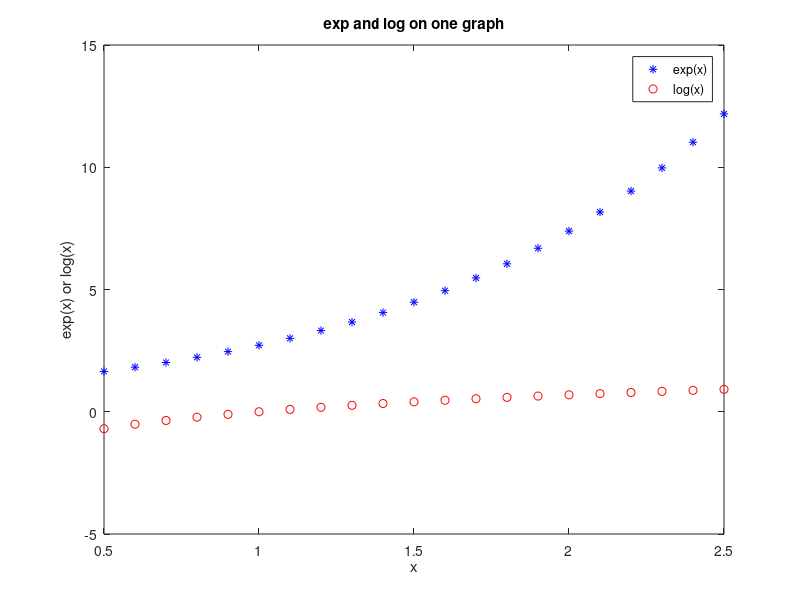

MATLAB code to generate this figure:
% expnlog.m

% This script plots exp(x) and log(x) for values of x ranging
% from 0.5 to 2.5

clf
x = 0.5:0.1:2.5;
y = exp(x);
plot(x,y,'b*')
hold on

y = log(x);
plot(x,y,'ro')
legend('exp(x)','log(x)')
xlabel('x')
ylabel('exp(x) or log(x)')
title('exp and log on one graph')